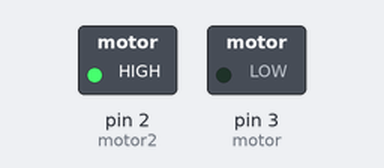
Simulated run of this sketch. Board: Arduino Uno, built with avr-gcc and run on an emulated ATmega328P. Parts: switched loads named in the sketch (green lamp = pin HIGH).

Above: at 2.6 s.
At 7.9 s:
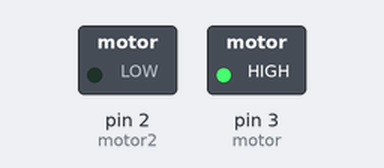
Timing chart, 0 to 13.8 s (numbered marks = the images above):
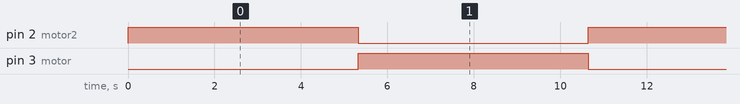

The sketch:

girarMotor.ino
```cpp
#define motor 3
#define motor2 2
void setup() {
  // put your setup code here, to run once:
  pinMode(motor, OUTPUT);
  pinMode(motor2, OUTPUT);
}

void loop() {
  // put your main code here, to run repeatedly:
  digitalWrite(motor2, HIGH);
  digitalWrite(motor,LOW);
  delay(5000);
  delay(0500);
  digitalWrite(motor, HIGH);
  digitalWrite(motor2,LOW);
  delay(5000);
  delay(0500);
}
```

Measured:
- by itself, pin 2 (motor2), pin 3 (motor): alternates HIGH for 5.3 s and LOW for 5.3 s
